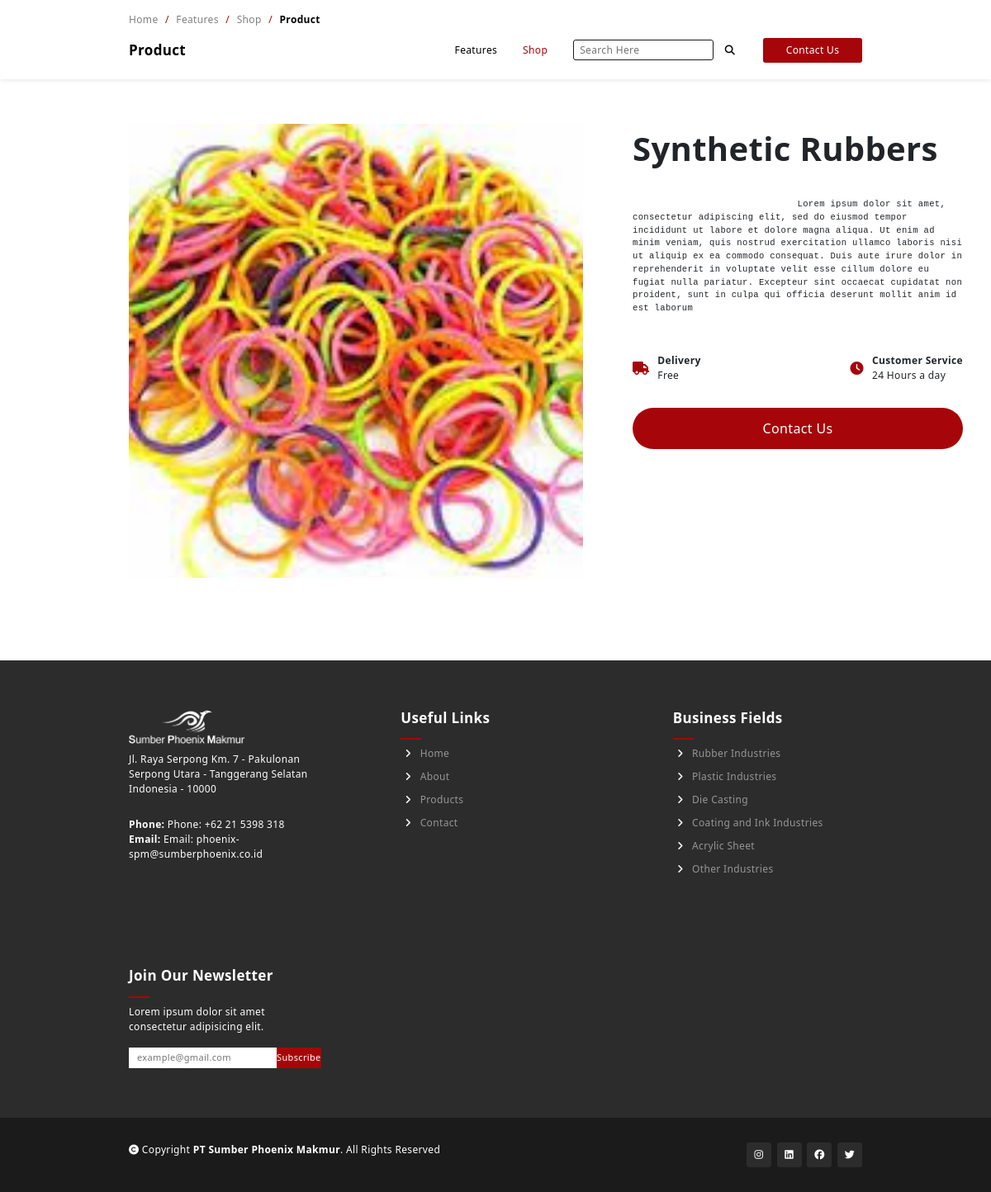
The app's page /single/product.php?product_code=SR, older data.
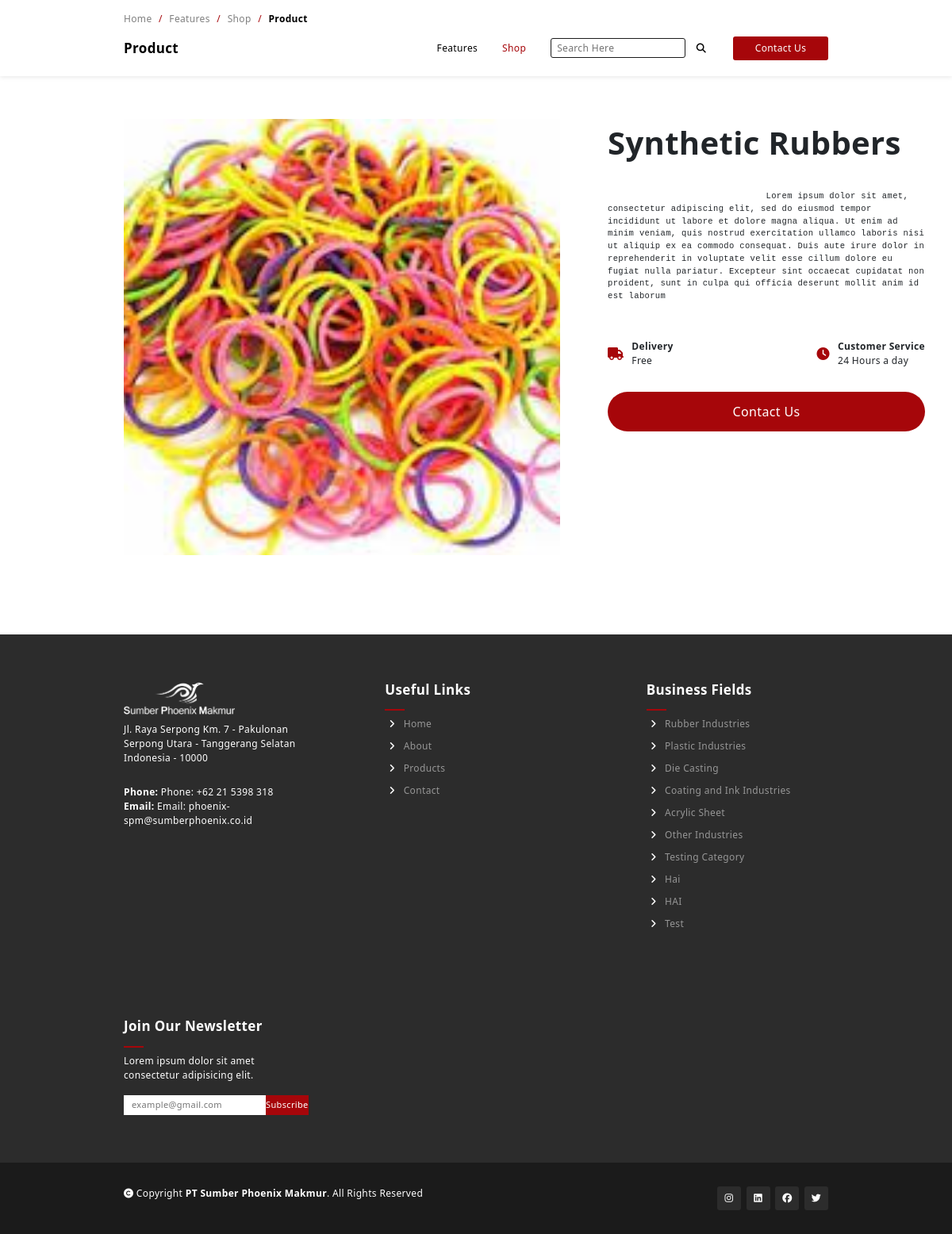
The same page, newer data.
### tables this page shows
CREATE TABLE `products` (
  `product_id` int(11) NOT NULL,
  `product_name` varchar(100) NOT NULL,
  `product_code` varchar(100) NOT NULL,
  `product_img` text NOT NULL,
  `product_desc` text NOT NULL,
  `product_delivery` varchar(100) NOT NULL,
  `customer_service` varchar(100) NOT NULL,
  `status` tinyint(1) NOT NULL DEFAULT 1,
  `featured` tinyint(1) NOT NULL DEFAULT 0,
  `best_seller` int(11) NOT NULL DEFAULT 0
);

CREATE TABLE `company_profile` (
  `id_fitur` int(11) NOT NULL,
  `fitur_name` text NOT NULL,
  `fitur_data` text DEFAULT NULL
);

CREATE TABLE `categories` (
  `cat_id` int(11) NOT NULL,
  `cat_code` varchar(100) NOT NULL,
  `cat_name` varchar(255) NOT NULL,
  `cat_img` text NOT NULL,
  `status` tinyint(1) NOT NULL DEFAULT 1
);

### single/product.php (the view, shortened to what this page needs)
<?php
include '../api/connect.php';
$stmt = $conn->prepare("SELECT * FROM products where LOWER(product_code) = ?");
    $stmt->execute([strtolower($_GET['product_code'])]);
    $product = $stmt->fetch();
?>
<!DOCTYPE html>
<html lang="en">
<head>
    <link href="https://cdn.jsdelivr.net/npm/bootstrap@5.2.0-beta1/dist/css/bootstrap.min.css" rel="stylesheet">
    <link rel="stylesheet" href="../style.css">
    <link rel="stylesheet" href="../style/nav.css">
    <link rel="stylesheet" href="../style/footer.css">
    <link rel="stylesheet" href="../style/copyright.css">
    <link rel="stylesheet" href="../style/nav_templates.css">
    <link rel="stylesheet" href="../style/product/nav.css">
    <link rel="stylesheet" href="../style/product/product.css">
</head>
<body>
    <nav class="navbar active fixed-top navbar-expand-lg">
        <div class="paragraph">
            <a href="index.php">Home </a>
            <span>/</span>
            <a href="product.php">Features </a>
            <span>/</span>
            <a href="../shop.php">Shop </a>
            <span>/</span>
            <strong class="product">Product</strong>
        </div>
        <div class="container-fluid">
            <div class="navbar-brand">
                <div class="sub-heading">Product</div>
            </div>
            <div class="collapse navbar-collapse" id="navbarSupportedContent">
                <ul class="navbar-nav mr-auto w-100 justify-content-end">
                    <li class="nav-item">
                        <a class="nav-link paragraph" href="../product.php">Features</a>
                    </li>
                    <li class="nav-item active">
                        <a class="nav-link paragraph" href="../shop.php">Shop</a>
                    </li>
                    <li class="nav-item">
                        <a class="nav-link paragraph">
                            <input type="text" placeholder="Search Here" class="search-bar">
                            <i class="fa-solid fa-magnifying-glass search-icon"></i>
                        </a>
                    </li>
                    <a href="../contact.php"><button class="custom-button btn navbar-btn contact" type="button">Contact Us</button></a>
                </ul>
            </div>
        </div>
    </nav>
    <section class="product-section section-extra">
        <div class="container-fluid">
            <img src="../<?= $product['product_img'] ?>" alt="" class="product-image">
            <div class="product-description">
                <div class="product-title heading"><?= htmlspecialchars($product['product_name']) ?></div>
                <div class="product-content paragraph">
                    <pre>
                        <?= $product['product_desc'] ?>
                    </pre>
                </div>
                <div class="icons-place">
                    <div class="delivery icon-place">
                        <i class="fa-solid fa-truck"></i>
                        <div class="icon-content">
                            <div class="paragraph icon-content-heading">Delivery</div>
                            <div class="paragraph icon-content-description"><?= htmlspecialchars($product['product_delivery']) ?></div>
                        </div>
                    </div>
                    <div class="cs icon-place">
                        <i class="fa-solid fa-clock"></i>
                        <div class="icon-content">
                            <div class="paragraph icon-content-heading">Customer Service</div>
                            <div class="paragraph icon-content-description"><?= htmlspecialchars($product['customer_service']) ?></div>
                        </div>
                    </div>
                </div>
                <div class="contact-container">
                    <button class="custom-button" onclick="window.location.href='../contact.php'" type="button">Contact Us</button>
                </div>
            </div>
        </div>
    </section>
    <?php
    function getData1($fiturNama,$conn){
        $stmt = $conn->prepare('SELECT * FROM company_profile where fitur_name =? ');
        $stmt->execute([$fiturNama]);
        $temp = $stmt->fetch();
        $data = $temp['fitur_data'];
        return $data;
    }
    ?>
    <section class="footer-section">
            <div class="container-fluid grid">
                <div class="company-information">
                    <div class="company-logo">
                        <img src="../src/<?= getData1('logo',$conn) ?>" id="company-logo" alt="">
                    </div>
                    <div class="company-address">
                        <p class="paragraph" col="address"><?= getData1('address',$conn)?> </p>
                    </div>
                    <div class="company-phone">
                        <p class="paragraph" col="phone"><strong>Phone: </strong><?= getData1('phone',$conn) ?></p>
                    </div>
                    <div class="company-email">
                        <p class="paragraph" col="email"><strong>Email: </strong><?= getData1('email',$conn) ?></p>
                    </div>
                </div>
                <div class="useful-links">
                    <h2 class="sub-heading underline">Useful Links</h2>
                    <a class="footer-item" href="#">
                        <i class="fa-solid fa-angle-right"></i>
                        Home
                    </a>
                    <a class="footer-item" href="#about">
                        <i class="fa-solid fa-angle-right"></i>
                        About
                    </a>
                    <a class="footer-item" href="./product.php">
                        <i class="fa-solid fa-angle-right"></i>
                        Products
                    </a>
                    <a class="footer-item" href="./templates/contact.html">
                        <i class="fa-solid fa-angle-right"></i>
                        Contact
                    </a>
                </div>
                <div class="business-fields useful-links">
                    <h2 class="sub-heading underline">Business Fields</h2>
                    <?php
                        $stmt=$conn->prepare("SELECT * FROM categories");
                        $stmt->execute();
                        while($cat = $stmt->fetch()):
                    ?>
                    <a class="footer-item">
                        <i class="fa-solid fa-angle-right"></i>
                        <?= $cat['cat_name'] ?>
                    </a>
                    <?php endwhile; ?>
                </div>
                <div class="newsletter">
                    <h2 class="sub-heading underline">Join Our Newsletter</h2>
                    <p class="paragraph" col="newsletter_desc"><?= getData1('newsletter_desc',$conn)?></p>
                    <div class="email-input">
                        <input type="email" placeholder="example@gmail.com">
                        <button class="custom-button btn" type="button">Subscribe</button>
                    </div>
                </div>
            </div>
        </section>
    <footer class="copyright-footer">
        <div class="container-fluid">
            <div class="copyright paragraph">
                <i class="fa-solid fa-copyright"></i>
                Copyright <strong>PT Sumber Phoenix Makmur</strong>. All Rights Reserved
            </div>
            <div class="copyright-social-media">
                <div class="icon-container-box">
                    <a href="#" class="fa-brands fa-instagram"></a>
                </div>
                <div class="icon-container-box">
                    <a href="#" class="fa-brands fa-linkedin"></a>
                </div>
                <div class="icon-container-box">
                    <a href="#" class="fa-brands fa-facebook"></a>
                </div>
                <div class="icon-container-box">
                    <a href="#" class="fa-brands fa-twitter"></a>
                </div>
            </div>
        </div>
    </footer>
</body>
</html>

### style.css (style rules this page uses)
* { padding: 0; margin: 0; letter-spacing: 0.35px; -webkit-box-sizing: border-box; -moz-box-sizing: border-box; box-sizing: border-box; }
html { overflow-x: hidden; scroll-behavior: smooth; background: white; }
:root { --yellow: #a6060a; --black: #1B1B1B; --light-black: #2C2C2C; }
section { display: flex; justify-content: center; width: 100vw; }
.navbar, footer { display: flex !important; justify-content: center; }
footer { width: 100vw; }
.custom-button { color: white; background-color: var(--yellow); transition: 0.7s ease; padding: 0; border-color: rgba(0, 0, 0, 0); border-radius: 5px; display: flex; justify-content: center; align-items: center; }
.heading { font-size: 27px; font-weight: bold; text-transform: capitalize; margin-bottom: 20px; }
.sub-heading { font-size: 17px; font-weight: bold; }
.grid { display: grid; grid-template-columns: repeat(auto-fit, minmax(300px, 1fr)); gap: 20px; }
.paragraph { font-size: 12px; }
.container-fluid { padding: 0; margin: 0; padding-right: 13vw; padding-left: 13vw; width: 100%; max-width: 1900px; }
.section-extra { padding-top: 120px; padding-bottom: 100px; }
.underline { position: relative; padding-bottom: 16px; }
.underline:after { display: block; content: ''; width: 70px; height: 4px; background: var(--yellow); position: absolute; bottom: 0; left: 50%; transform: translate(-50%, -50%); }
pre { white-space: pre-wrap; white-space: -moz-pre-wrap; white-space: -pre-wrap; white-space: -o-pre-wrap; }

### style/nav.css (style rules this page uses)
.navbar { background-color: white; box-shadow: 0 1px 6px 0 rgba(0, 0, 0, 0.1); padding-top: 13px; padding-bottom: 13px; }
.navbar-nav { align-items: center; }
.navbar-brand { margin-right: 0; }
.navbar-btn { width: 120px; height: 30px; font-size: 12px; margin-top: 5px; margin-left: 20px; }
.nav-link { transition: 0.3s ease; border-radius: 5px; margin-left: 15px; color: black; }
.navbar .nav-item { transition: 0.3s ease; }
.navbar .nav-item.active a { color: var(--yellow); }

### style/footer.css (style rules this page uses)
.footer-section { background-color: var(--light-black); height: auto; padding-top: 60px; padding-bottom: 60px; color: white; }
.footer-section .useful-links { display: flex; flex-direction: column; }
.footer-section .underline:after { left: 0 !important; transform: translate(0); width: 25px; height: 2px; }
.footer-section .footer-item { margin-left: 5px; font-size: 12px; color: rgba(255, 255, 255, 0.5); margin-bottom: 10px; text-decoration: none; width: 100%; transition: all 0.3s ease; cursor: pointer; }
.footer-section .footer-item i { margin-right: 7px; color: white; transition: all 0.3s ease; }
.footer-section .grid { grid-template-columns: repeat(auto-fit, minmax(200px, 1fr)); gap: 100px; }
.footer-section .company-information { max-width: 250px; }
.footer-section .business-fields { width: 180px; }
.footer-section img { width: 140px; filter: brightness(0) invert(1); margin-bottom: 10px; }
.footer-section .company-information .paragraph { margin-bottom: 0; }
.footer-section .company-information .company-address { margin-bottom: 25px; }
.footer-section .newsletter { max-width: 300px; }
.footer-section .email-input { display: flex; }
.footer-section .email-input input { border-radius: 0; border: none; padding-left: 10px; padding-right: 10px; font-size: 11px; }
.footer-section .email-input .custom-button { border: none; border-radius: 0; font-size: 11px; height: 25px; width: 65px; font-weight: 300; cursor: pointer; transition: 0.3s ease; }

### style/copyright.css (style rules this page uses)
.copyright-footer { height: auto; padding-top: 30px; padding-bottom: 30px; background-color: var(--black); color: white; }
.copyright-footer .container-fluid { display: flex; justify-content: space-between; }
.copyright-footer .copyright-social-media { display: flex; justify-content: space-between; width: 140px; }
.copyright-footer .icon-container-box { height: 30px; width: 30px; border-radius: 3px; font-size: 12px; background-color: var(--light-black); display: flex; justify-content: center; align-items: center; transition: 0.5s ease; cursor: pointer; }
.copyright-footer .icon-container-box a { text-decoration: none; color: white; }

Row changes from the older to the newer data that the page shows:
added categories: cat_name "Testing Category"
added categories: cat_name "Hai"
added categories: cat_name "HAI"
added categories: cat_name "Test"
